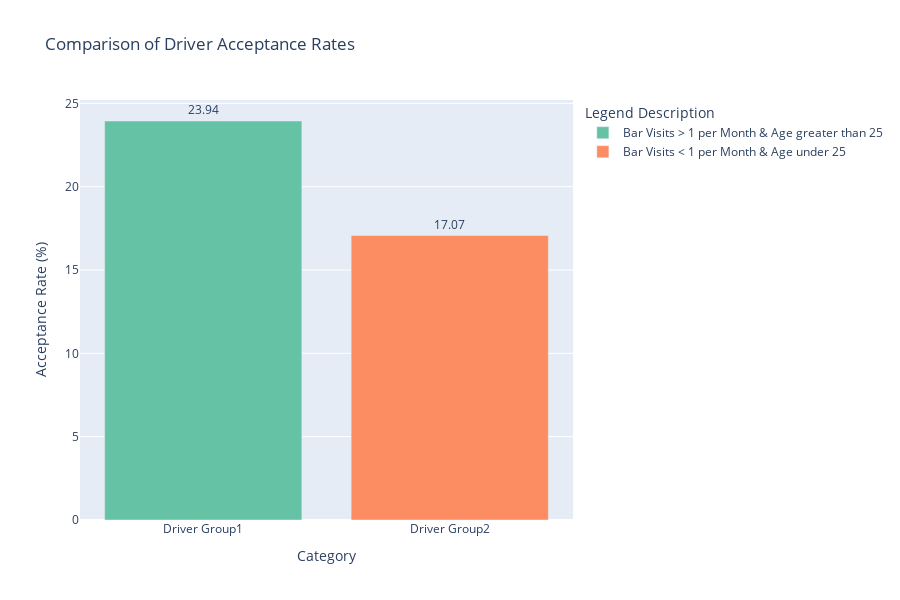

Notebook cell for this chart:
### Code cell
# Create a DataFrame
data = pd.DataFrame({
    'Category': ['Driver Group1', 'Driver Group2'],
    'Acceptance Rate (%)': [RoundedSet1, RoundedSet2],
    'Legend Description': ['Bar Visits > 1 per Month & Age greater than 25',
                           'Bar Visits < 1 per Month & Age under 25']
})

# Plot the chart
fig = px.bar(data, x='Category', y='Acceptance Rate (%)', 
             title='Comparison of Driver Acceptance Rates',
             text='Acceptance Rate (%)', 
             color='Legend Description', 
             color_discrete_sequence=px.colors.qualitative.Set2)

fig.update_traces(textposition='outside')

fig.update_layout(
    xaxis_tickangle=0,  
    margin=dict(b=80),  
    width=900,  
    height=600 
)

# Show figure
fig.show()

### Figure 1 — Plotly figure (JSON) as saved in the notebook; plotly's stock layout.template omitted (floating-point values rounded to 4 significant figures)
{"data": [{"alignmentgroup": "True", "hovertemplate": "Legend Description=Bar Visits > 1 per Month & Age greater than 25<br>Category=%{x}<br>Acceptance Rate (%)=%{text}<extra></extra>", "legendgroup": "Bar Visits > 1 per Month & Age greater than 25", "marker": {"color": "rgb(102,194,165)", "pattern": {"shape": ""}}, "name": "Bar Visits > 1 per Month & Age greater than 25", "offsetgroup": "Bar Visits > 1 per Month & Age greater than 25", "orientation": "v", "showlegend": true, "text": [23.94], "textposition": "outside", "type": "bar", "x": ["Driver Group1"], "xaxis": "x", "y": [23.94], "yaxis": "y"}, {"alignmentgroup": "True", "hovertemplate": "Legend Description=Bar Visits < 1 per Month & Age under 25<br>Category=%{x}<br>Acceptance Rate (%)=%{text}<extra></extra>", "legendgroup": "Bar Visits < 1 per Month & Age under 25", "marker": {"color": "rgb(252,141,98)", "pattern": {"shape": ""}}, "name": "Bar Visits < 1 per Month & Age under 25", "offsetgroup": "Bar Visits < 1 per Month & Age under 25", "orientation": "v", "showlegend": true, "text": [17.07], "textposition": "outside", "type": "bar", "x": ["Driver Group2"], "xaxis": "x", "y": [17.07], "yaxis": "y"}], "layout": {"barmode": "relative", "height": 600, "legend": {"title": {"text": "Legend Description"}, "tracegroupgap": 0}, "margin": {"b": 80}, "title": {"text": "Comparison of Driver Acceptance Rates"}, "width": 900, "xaxis": {"anchor": "y", "domain": [0, 1], "tickangle": 0, "title": {"text": "Category"}}, "yaxis": {"anchor": "x", "domain": [0, 1], "title": {"text": "Acceptance Rate (%)"}}}}
